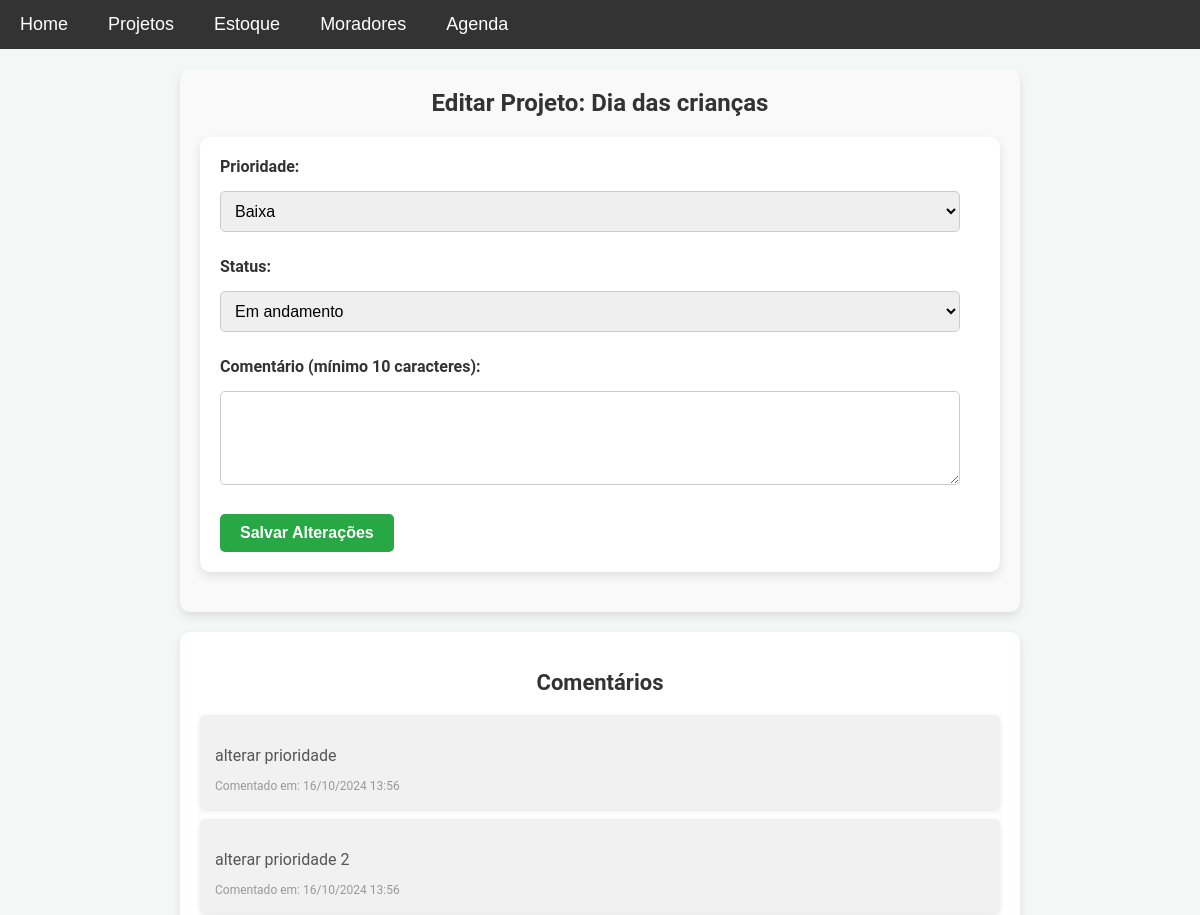
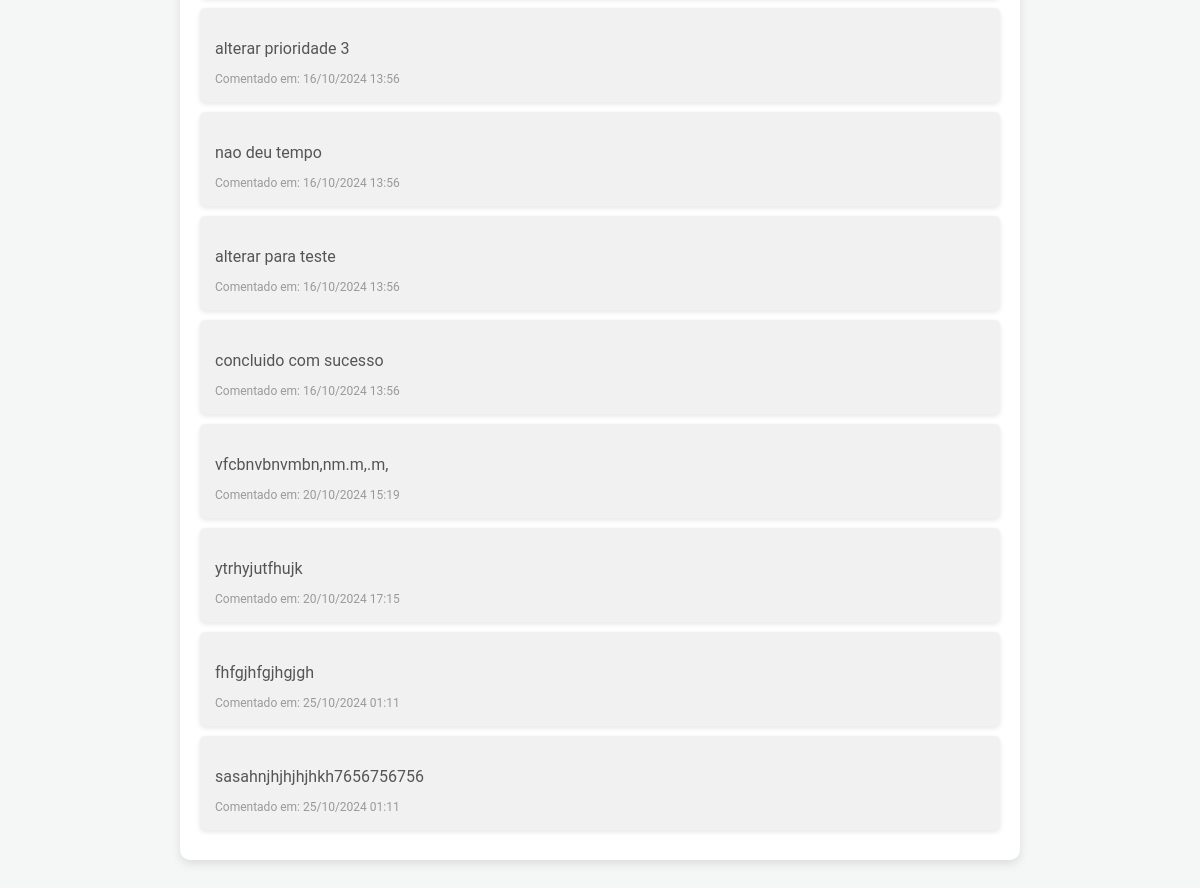
The page /editar/1 on the database its author committed (2 pictures, top to bottom).
### models.py (models this page shows)
class Projeto(db.Model):
    id = db.Column(db.Integer, primary_key=True)
    nome = db.Column(db.String(100), nullable=False)
    descricao = db.Column(db.Text, nullable=False)
    prioridade = db.Column(db.String(50), nullable=False)
    previsao_termino = db.Column(db.Date, nullable=False)
    responsavel = db.Column(db.String(100), nullable=False)
    status = db.Column(db.String(50), nullable=False)
    orcamento = db.Column(db.Float, nullable=True)
    data_criacao = db.Column(db.DateTime, default=lambda: datetime.now(tz))  # Usa lambda para fuso horário correto

class Comentario(db.Model):
    id = db.Column(db.Integer, primary_key=True)
    projeto_id = db.Column(db.Integer, db.ForeignKey('projeto.id'), nullable=False)
    conteudo = db.Column(db.Text, nullable=False)
    data_comentario = db.Column(db.DateTime, default=lambda: datetime.now(tz))  # Usa lambda para fuso horário correto

### app.py (the view, shortened to what this page needs)
@app.route('/editar/<int:projeto_id>', methods=['GET', 'POST'])
def editar_projeto(projeto_id):
    projeto = Projeto.query.get_or_404(projeto_id)
    comentarios = Comentario.query.filter_by(projeto_id=projeto_id).all()
    return render_template('editar_projeto.html', projeto=projeto, comentarios=comentarios)

### templates/editar_projeto.html (shortened to what this page needs)
{% extends 'base.html' %}
{% block content %}
<div class="projeto-container">
    <h1>Editar Projeto: {{ projeto.nome }}</h1>
    <form method="POST" class="form-editar-projeto">
        <div class="form-group">
            <label for="prioridade">Prioridade:</label>
            <select name="prioridade" class="form-control" required>
                <option value="Baixa" {% if projeto.prioridade == 'Baixa' %}selected{% endif %}>Baixa</option>
            </select>
        </div>
        <div class="form-group">
            <label for="status">Status:</label>
            <select name="status" class="form-control" required>
                <option value="Em andamento" {% if projeto.status == 'Em andamento' %}selected{% endif %}>Em andamento</option>
            </select>
        </div>
        <div class="form-group">
            <label for="comentario">Comentário (mínimo 10 caracteres):</label>
            <textarea name="comentario" rows="4" class="form-control" required></textarea>
        </div>
        <button type="submit" class="btn btn-success">Salvar Alterações</button>
    </form>
</div>
<div class="comentarios-container">
    <h2>Comentários</h2>
    {% if comentarios %}
    <div class="comentarios-list">
        {% for comentario in comentarios %}
        <div class="comentario-item">
            <p class="comentario-conteudo">{{ comentario.conteudo }}</p>
            <small class="comentario-data">Comentado em: {{ comentario.data_comentario.strftime('%d/%m/%Y %H:%M') }}</small>
        </div>
        {% endfor %}
    </div>
    {% else %}
        <p class="sem-comentarios">Não há comentários para este projeto ainda.</p>
    {% endif %}
</div>
{% endblock %}

### static/css/style.css (style rules this page uses)
body { font-family: 'Roboto', sans-serif; background-color: #f4f7f6; margin: 0; padding: 0; color: #333; }
h1, h3 { text-align: center; margin-top: 0; }
form { background-color: white; padding: 20px; border-radius: 10px; box-shadow: 0 4px 10px rgba(0, 0, 0, 0.1); margin-bottom: 20px; }
input[type="text"], input[type="date"], textarea, select { width: 100%; padding: 10px; margin: 10px 0; border: 1px solid #ccc; border-radius: 5px; font-size: 16px; box-sizing: border-box; }
textarea { resize: vertical; }
button, .btn { display: inline-block; padding: 10px 20px; background-color: #28a745; color: white; border: none; border-radius: 5px; font-size: 16px; font-weight: bold; cursor: pointer; transition: background-color 0.3s ease, color 0.3s ease; }
.form-group { flex: 1; margin-right: 20px; }
.form-group label, .entrada-form-group label, .saida-form-group label { font-weight: bold; margin-bottom: 5px; }
.form-group { flex: 1; }
.form-group label { font-weight: bold; margin-bottom: 5px; display: block; }
.form-control { width: 100%; padding: 10px; border: 1px solid #ccc; border-radius: 5px; box-sizing: border-box; }
.comentarios-container { max-width: 800px; margin: 0 auto; padding: 20px; background-color: #f9f9f9; border-radius: 10px; box-shadow: 0 4px 10px rgba(0, 0, 0, 0.1); }
.comentarios-list { list-style: none; padding: 0; }
.comentario-item { background-color: #fff; padding: 15px; margin-bottom: 10px; border-radius: 5px; box-shadow: 0 2px 5px rgba(0, 0, 0, 0.1); transition: box-shadow 0.3s ease; }
.comentario-conteudo { font-size: 16px; color: #555; margin-bottom: 10px; }
.comentario-data { font-size: 12px; color: #999; }
.projeto-container { max-width: 800px; margin: 0 auto; padding: 20px; background-color: #f9f9f9; border-radius: 10px; box-shadow: 0 4px 10px rgba(0, 0, 0, 0.1); }
.projeto-container h1 { font-size: 24px; text-align: center; margin-bottom: 20px; }
.form-editar-projeto .form-group { margin-bottom: 15px; }
.form-editar-projeto label { font-weight: bold; margin-bottom: 5px; display: block; }
.form-editar-projeto select, .form-editar-projeto textarea { width: 100%; padding: 10px; border: 1px solid #ccc; border-radius: 5px; font-size: 16px; }
.btn.btn-success { background-color: #28a745; color: white; padding: 10px 20px; border: none; border-radius: 5px; cursor: pointer; font-size: 16px; }
.comentarios-container { max-width: 800px; margin: 20px auto; padding: 20px; background-color: #fff; border-radius: 10px; }
.comentarios-container h2 { font-size: 22px; margin-bottom: 20px; color: #333; text-align: center; }
.comentario-item { background-color: #f1f1f1; padding: 15px; margin-bottom: 10px; border-radius: 5px; box-shadow: 0 2px 5px rgba(0, 0, 0, 0.1); transition: box-shadow 0.3s ease; }

### rows shown on the page
Projeto: nome "Dia das crianças", prioridade "Baixa", status "Em andamento"
Comentario: conteudo "alterar prioridade", data_comentario "16/10/2024 13:56"
Comentario: conteudo "alterar prioridade 2", data_comentario "16/10/2024 13:56"
Comentario: conteudo "alterar prioridade 3", data_comentario "16/10/2024 13:56"
Comentario: conteudo "nao deu tempo", data_comentario "16/10/2024 13:56"
Comentario: conteudo "alterar para teste", data_comentario "16/10/2024 13:56"
Comentario: conteudo "concluido com sucesso", data_comentario "16/10/2024 13:56"
Comentario: conteudo "vfcbnvbnvmbn,nm.m,.m,", data_comentario "20/10/2024 15:19"
Comentario: conteudo "ytrhyjutfhujk", data_comentario "20/10/2024 17:15"
Comentario: conteudo "fhfgjhfgjhgjgh", data_comentario "25/10/2024 01:11"
Comentario: conteudo "sasahnjhjhjhjhkh7656756756", data_comentario "25/10/2024 01:11"
